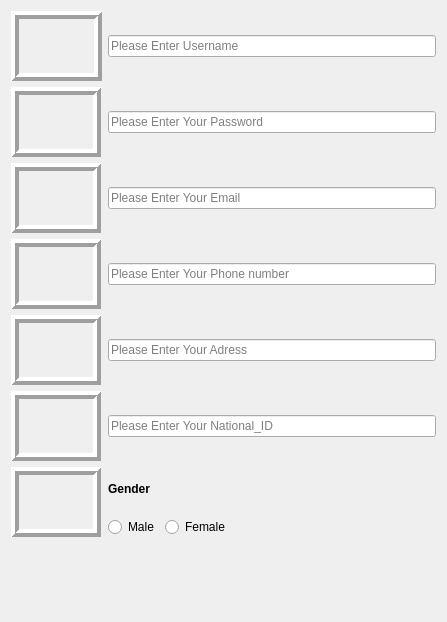
              <widget class="QWidget" name="widget_2">
               <property name="geometry">
                <rect>
                 <x>0</x>
                 <y>-66</y>
                 <width>447</width>
                 <height>608</height>
                </rect>
               </property>
               <attribute name="label">
                <string>Guest Information</string>
               </attribute>
               <layout class="QGridLayout" name="gridLayout_10">
                <item row="1" column="0">
                 <widget class="QScrollArea" name="scrollArea_5">
                  <property name="frameShape">
                   <enum>QFrame::NoFrame</enum>
                  </property>
                  <property name="verticalScrollBarPolicy">
                   <enum>Qt::ScrollBarAsNeeded</enum>
                  </property>
                  <property name="horizontalScrollBarPolicy">
                   <enum>Qt::ScrollBarAsNeeded</enum>
                  </property>
                  <property name="widgetResizable">
                   <bool>true</bool>
                  </property>
                  <widget class="QWidget" name="scrollAreaWidgetContents_5">
                   <property name="geometry">
                    <rect>
                     <x>0</x>
                     <y>0</y>
                     <width>425</width>
                     <height>45</height>
                    </rect>
                   </property>
                   <layout class="QGridLayout" name="gridLayout_13"/>
                  </widget>
                 </widget>
                </item>
                <item row="0" column="0">
                 <layout class="QGridLayout" name="gridLayout_14">
                  <item row="0" column="1" colspan="2">
                   <widget class="QLineEdit" name="lineEdit_7">
                    <property name="font">
                     <font>
                      <pointsize>9</pointsize>
                     </font>
                    </property>
                    <property name="text">
                     <string/>
                    </property>
                    <property name="placeholderText">
                     <string>Please Enter Username</string>
                    </property>
                   </widget>
                  </item>
                  <item row="1" column="1" colspan="2">
                   <widget class="QLineEdit" name="lineEdit_8">
                    <property name="font">
                     <font>
                      <pointsize>9</pointsize>
                     </font>
                    </property>
                    <property name="text">
                     <string/>
                    </property>
                    <property name="placeholderText">
                     <string>Please Enter Your Password</string>
                    </property>
                   </widget>
                  </item>
                  <item row="2" column="0">
                   <widget class="QLabel" name="label_14">
                    <property name="sizePolicy">
                     <sizepolicy hsizetype="Preferred" vsizetype="Expanding">
                      <horstretch>0</horstretch>
                      <verstretch>0</verstretch>
                     </sizepolicy>
                    </property>
                    <property name="minimumSize">
                     <size>
                      <width>0</width>
                      <height>70</height>
                     </size>
                    </property>
                    <property name="maximumSize">
                     <size>
                      <width>90</width>
                      <height>16777215</height>
                     </size>
                    </property>
                    <property name="frameShape">
                     <enum>QFrame::Box</enum>
                    </property>
                    <property name="frameShadow">
                     <enum>QFrame::Raised</enum>
                    </property>
                    <property name="lineWidth">
                     <number>4</number>
                    </property>
                    <property name="text">
                     <string/>
                    </property>
                    <property name="pixmap">
                     <pixmap resource="images.qrc">:/newPrefix/images/email.png</pixmap>
                    </property>
                    <property name="scaledContents">
                     <bool>true</bool>
                    </property>
                   </widget>
                  </item>
                  <item row="0" column="0">
                   <widget class="QLabel" name="label_15">
                    <property name="sizePolicy">
                     <sizepolicy hsizetype="Preferred" vsizetype="Expanding">
                      <horstretch>0</horstretch>
                      <verstretch>0</verstretch>
                     </sizepolicy>
                    </property>
                    <property name="minimumSize">
                     <size>
                      <width>91</width>
                      <height>70</height>
                     </size>
                    </property>
                    <property name="maximumSize">
                     <size>
                      <width>90</width>
                      <height>16777215</height>
                     </size>
                    </property>
                    <property name="styleSheet">
                     <string notr="true"/>
                    </property>
                    <property name="frameShape">
                     <enum>QFrame::Box</enum>
                    </property>
                    <property name="frameShadow">
                     <enum>QFrame::Raised</enum>
                    </property>
                    <property name="lineWidth">
                     <number>4</number>
                    </property>
                    <property name="text">
                     <string/>
                    </property>
                    <property name="pixmap">
                     <pixmap resource="images.qrc">:/newPrefix/images/username.png</pixmap>
                    </property>
                    <property name="scaledContents">
                     <bool>true</bool>
                    </property>
                   </widget>
                  </item>
                  <item row="3" column="0">
                   <widget class="QLabel" name="label_16">
                    <property name="sizePolicy">
                     <sizepolicy hsizetype="Preferred" vsizetype="Expanding">
                      <horstretch>0</horstretch>
                      <verstretch>0</verstretch>
                     </sizepolicy>
                    </property>
                    <property name="minimumSize">
                     <size>
                      <width>0</width>
                      <height>70</height>
                     </size>
                    </property>
                    <property name="maximumSize">
                     <size>
                      <width>90</width>
                      <height>16777215</height>
                     </size>
                    </property>
                    <property name="frameShape">
                     <enum>QFrame::Box</enum>
                    </property>
                    <property name="frameShadow">
                     <enum>QFrame::Raised</enum>
                    </property>
                    <property name="lineWidth">
                     <number>4</number>
                    </property>
                    <property name="text">
                     <string/>
                    </property>
                    <property name="pixmap">
                     <pixmap resource="images.qrc">:/newPrefix/images/mobile.png</pixmap>
                    </property>
                    <property name="scaledContents">
                     <bool>true</bool>
                    </property>
                   </widget>
                  </item>
                  <item row="4" column="1" colspan="2">
                   <widget class="QLineEdit" name="lineEdit_9">
                    <property name="font">
                     <font>
                      <pointsize>9</pointsize>
                     </font>
                    </property>
                    <property name="text">
                     <string/>
                    </property>
                    <property name="placeholderText">
                     <string>Please Enter Your Adress</string>
                    </property>
                   </widget>
                  </item>
                  <item row="5" column="1" colspan="2">
                   <widget class="QLineEdit" name="lineEdit_10">
                    <property name="font">
                     <font>
                      <pointsize>9</pointsize>
                     </font>
                    </property>
                    <property name="text">
                     <string/>
                    </property>
                    <property name="placeholderText">
                     <string>Please Enter Your National_ID</string>
                    </property>
                   </widget>
                  </item>
                  <item row="2" column="1" colspan="2">
                   <widget class="QLineEdit" name="lineEdit_11">
                    <property name="font">
                     <font>
                      <pointsize>9</pointsize>
                     </font>
                    </property>
                    <property name="text">
                     <string/>
                    </property>
                    <property name="placeholderText">
                     <string>Please Enter Your Email</string>
                    </property>
                   </widget>
                  </item>
                  <item row="1" column="0">
                   <widget class="QLabel" name="label_21">
                    <property name="sizePolicy">
                     <sizepolicy hsizetype="Preferred" vsizetype="Expanding">
                      <horstretch>0</horstretch>
                      <verstretch>0</verstretch>
                     </sizepolicy>
                    </property>
                    <property name="minimumSize">
                     <size>
                      <width>0</width>
                      <height>70</height>
                     </size>
                    </property>
                    <property name="maximumSize">
                     <size>
                      <width>90</width>
                      <height>16777215</height>
                     </size>
                    </property>
                    <property name="frameShape">
                     <enum>QFrame::Box</enum>
                    </property>
                    <property name="frameShadow">
                     <enum>QFrame::Raised</enum>
                    </property>
                    <property name="lineWidth">
                     <number>4</number>
                    </property>
                    <property name="text">
                     <string/>
                    </property>
                    <property name="pixmap">
                     <pixmap resource="images.qrc">:/newPrefix/images/password.png</pixmap>
                    </property>
                    <property name="scaledContents">
                     <bool>true</bool>
                    </property>
                   </widget>
                  </item>
                  <item row="4" column="0">
                   <widget class="QLabel" name="label_22">
                    <property name="sizePolicy">
                     <sizepolicy hsizetype="Preferred" vsizetype="Expanding">
                      <horstretch>0</horstretch>
                      <verstretch>0</verstretch>
                     </sizepolicy>
                    </property>
                    <property name="minimumSize">
                     <size>
                      <width>0</width>
                      <height>70</height>
                     </size>
                    </property>
                    <property name="maximumSize">
                     <size>
                      <width>90</width>
                      <height>16777215</height>
                     </size>
                    </property>
                    <property name="frameShape">
                     <enum>QFrame::Box</enum>
                    </property>
                    <property name="frameShadow">
                     <enum>QFrame::Raised</enum>
                    </property>
                    <property name="lineWidth">
                     <number>4</number>
                    </property>
                    <property name="text">
                     <string/>
                    </property>
                    <property name="pixmap">
                     <pixmap resource="images.qrc">:/newPrefix/images/add.png</pixmap>
                    </property>
                    <property name="scaledContents">
                     <bool>true</bool>
                    </property>
                   </widget>
                  </item>
                  <item row="7" column="1">
                   <widget class="QRadioButton" name="radioButton_7">
                    <property name="font">
                     <font>
                      <pointsize>9</pointsize>
                     </font>
                    </property>
                    <property name="text">
                     <string>Male</string>
                    </property>
                   </widget>
                  </item>
                  <item row="3" column="1" colspan="2">
                   <widget class="QLineEdit" name="lineEdit_12">
                    <property name="font">
                     <font>
                      <pointsize>9</pointsize>
                     </font>
                    </property>
                    <property name="text">
                     <string/>
                    </property>
                    <property name="placeholderText">
                     <string>Please Enter Your Phone number</string>
                    </property>
                   </widget>
                  </item>
                  <item row="5" column="0">
                   <widget class="QLabel" name="label_25">
                    <property name="sizePolicy">
                     <sizepolicy hsizetype="Preferred" vsizetype="Expanding">
                      <horstretch>0</horstretch>
                      <verstretch>0</verstretch>
                     </sizepolicy>
                    </property>
                    <property name="minimumSize">
                     <size>
                      <width>0</width>
                      <height>70</height>
                     </size>
                    </property>
                    <property name="maximumSize">
                     <size>
                      <width>90</width>
                      <height>16777215</height>
                     </size>
                    </property>
                    <property name="frameShape">
                     <enum>QFrame::Box</enum>
                    </property>
                    <property name="frameShadow">
                     <enum>QFrame::Raised</enum>
                    </property>
                    <property name="lineWidth">
                     <number>4</number>
                    </property>
                    <property name="text">
                     <string/>
                    </property>
                    <property name="pixmap">
                     <pixmap resource="images.qrc">:/newPrefix/images/id.png</pixmap>
                    </property>
                    <property name="scaledContents">
                     <bool>true</bool>
                    </property>
                   </widget>
                  </item>
                  <item row="7" column="2">
                   <widget class="QRadioButton" name="radioButton_3">
                    <property name="font">
                     <font>
                      <pointsize>9</pointsize>
                     </font>
                    </property>
                    <property name="text">
                     <string>Female</string>
                    </property>
                   </widget>
                  </item>
                  <item row="6" column="1">
                   <widget class="QLabel" name="label_26">
                    <property name="sizePolicy">
                     <sizepolicy hsizetype="Fixed" vsizetype="Preferred">
                      <horstretch>0</horstretch>
                      <verstretch>0</verstretch>
                     </sizepolicy>
                    </property>
                    <property name="font">
                     <font>
                      <pointsize>9</pointsize>
                      <weight>75</weight>
                      <italic>false</italic>
                      <bold>true</bold>
                     </font>
                    </property>
                    <property name="text">
                     <string>Gender</string>
                    </property>
                   </widget>
                  </item>
                  <item row="6" column="0" rowspan="2">
                   <widget class="QLabel" name="label_27">
                    <property name="sizePolicy">
                     <sizepolicy hsizetype="Preferred" vsizetype="Expanding">
                      <horstretch>0</horstretch>
                      <verstretch>0</verstretch>
                     </sizepolicy>
                    </property>
                    <property name="minimumSize">
                     <size>
                      <width>0</width>
                      <height>70</height>
                     </size>
                    </property>
                    <property name="maximumSize">
                     <size>
                      <width>90</width>
                      <height>16777215</height>
                     </size>
                    </property>
                    <property name="frameShape">
                     <enum>QFrame::Box</enum>
                    </property>
                    <property name="frameShadow">
                     <enum>QFrame::Raised</enum>
                    </property>
                    <property name="lineWidth">
                     <number>4</number>
                    </property>
                    <property name="text">
                     <string/>
                    </property>
                    <property name="pixmap">
                     <pixmap resource="images.qrc">:/newPrefix/images/gender.png</pixmap>
                    </property>
                    <property name="scaledContents">
                     <bool>true</bool>
                    </property>
                   </widget>
                  </item>
                 </layout>
                </item>
               </layout>
              </widget>
